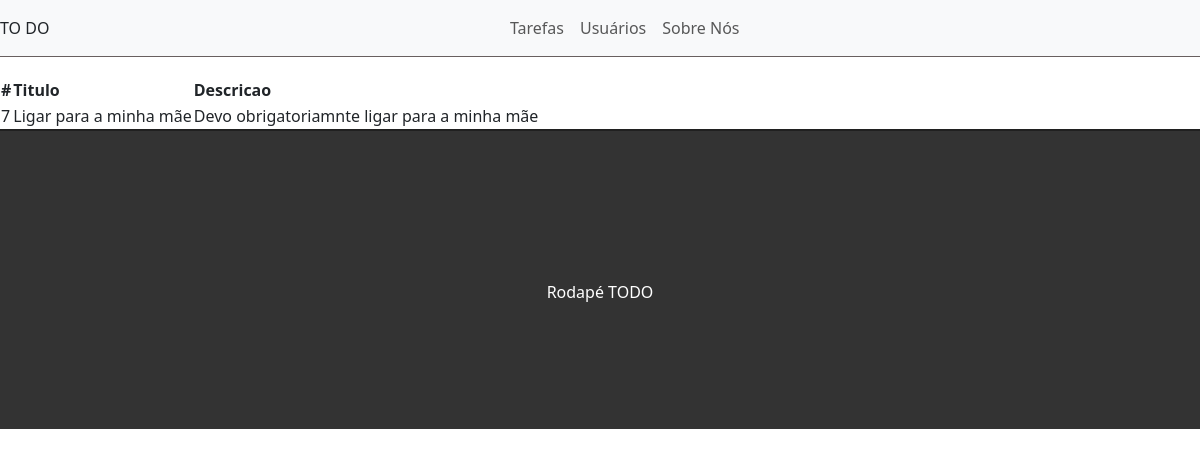
The app's page /task/7 with its own data.
### tasks/models.py (models this page shows, shortened)
class Task(models.Model):
    STATUS = (
        ('doing','Doing'),
        ('done','Done'),
    )
    title = models.CharField(max_length = 255)
    description = models.TextField()
    done = models.CharField(
        max_length=5,
        choices = STATUS
    )
    created_at = models.DateTimeField(auto_now_add=True)
    updated_at = models.DateTimeField(auto_now=True)

### tasks/views.py (the view)
# urls.py: path('task/<int:id>', views.showTask, name="show-task"),
def showTask(request, id):
    task = get_object_or_404(Task , pk=id)
    return render(request , 'tasks/showtask.html',{'task':task})

### tasks/templates/tasks/showtask.html (shortened to what this page needs)
{% extends 'base.html' %}
{% block content %}
    <div class="container-fluid">
        <table>
            <thead>
                <th>#</th>
                <th>Titulo</th>
                <th>Descricao</th>
            </thead>
            <tbody>
                <td>{{ task.id }}</td>
                <td>{{ task.title }}</td>
                <td>{{ task.description }}</td>
            </tbody>
        </table>
    </div>
{% endblock %}

### tasks/static/css/styles.css (style rules this page uses)
.container-fluid { padding: 0; }

### records on screen
Task: id "7", title "Ligar para a minha mãe", description "Devo obrigatoriamnte ligar para a minha mãe"
